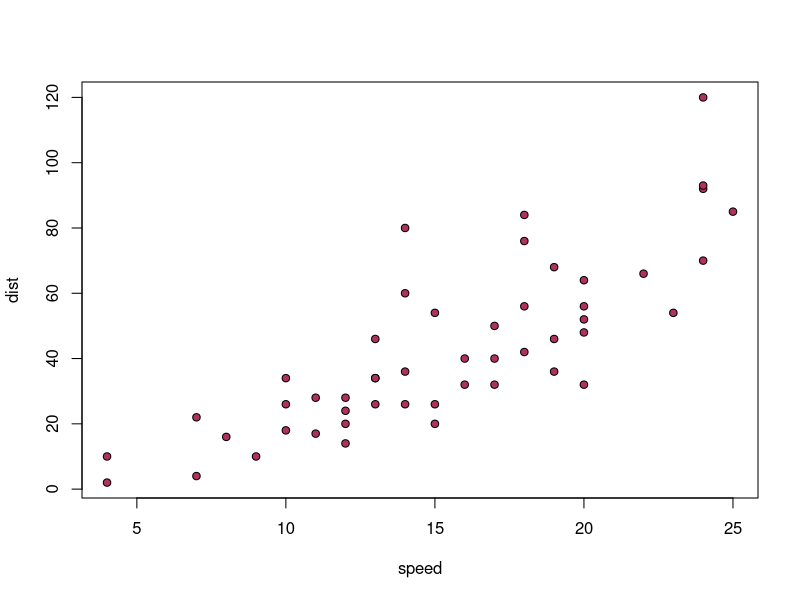

Write the R code that produced this figure.
## ---- chunk 1
#knitr::opts_chunk$set(echo = TRUE)

## This line is amazing and I will tell you why...
#knitr::opts_knit$set(root.dir = normalizePath("..")) 

## ---- chunk 2

plot(cars, pch=21, col="black", bg="maroon")

